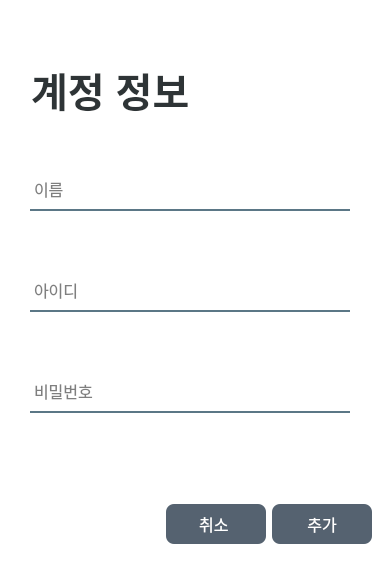
<?xml version="1.0" encoding="UTF-8"?>
<ui version="4.0">
 <class>Dialog</class>
 <widget class="QDialog" name="Dialog">
  <property name="geometry">
   <rect>
    <x>0</x>
    <y>0</y>
    <width>392</width>
    <height>569</height>
   </rect>
  </property>
  <property name="windowTitle">
   <string>Dialog</string>
  </property>
  <layout class="QHBoxLayout" name="horizontalLayout">
   <property name="spacing">
    <number>0</number>
   </property>
   <property name="leftMargin">
    <number>0</number>
   </property>
   <property name="topMargin">
    <number>0</number>
   </property>
   <property name="rightMargin">
    <number>0</number>
   </property>
   <property name="bottomMargin">
    <number>0</number>
   </property>
   <item>
    <widget class="QFrame" name="centralwidget">
     <property name="styleSheet">
      <string notr="true">QFrame {
	border: none;
}</string>
     </property>
     <property name="frameShape">
      <enum>QFrame::StyledPanel</enum>
     </property>
     <property name="frameShadow">
      <enum>QFrame::Raised</enum>
     </property>
     <layout class="QHBoxLayout" name="horizontalLayout_5">
      <property name="spacing">
       <number>0</number>
      </property>
      <property name="leftMargin">
       <number>0</number>
      </property>
      <property name="topMargin">
       <number>0</number>
      </property>
      <property name="rightMargin">
       <number>0</number>
      </property>
      <property name="bottomMargin">
       <number>0</number>
      </property>
      <item>
       <widget class="QFrame" name="main_content">
        <property name="styleSheet">
         <string notr="true">QFrame {
	border: none;
}</string>
        </property>
        <property name="frameShape">
         <enum>QFrame::StyledPanel</enum>
        </property>
        <property name="frameShadow">
         <enum>QFrame::Raised</enum>
        </property>
        <layout class="QHBoxLayout" name="horizontalLayout_2">
         <property name="spacing">
          <number>0</number>
         </property>
         <property name="leftMargin">
          <number>0</number>
         </property>
         <property name="topMargin">
          <number>0</number>
         </property>
         <property name="rightMargin">
          <number>0</number>
         </property>
         <property name="bottomMargin">
          <number>0</number>
         </property>
         <item>
          <widget class="QFrame" name="main_account">
           <property name="maximumSize">
            <size>
             <width>500</width>
             <height>16777215</height>
            </size>
           </property>
           <property name="styleSheet">
            <string notr="true">background-color: rgb(255, 255, 255);</string>
           </property>
           <property name="frameShape">
            <enum>QFrame::StyledPanel</enum>
           </property>
           <property name="frameShadow">
            <enum>QFrame::Raised</enum>
           </property>
           <layout class="QVBoxLayout" name="verticalLayout_4">
            <property name="spacing">
             <number>0</number>
            </property>
            <property name="leftMargin">
             <number>0</number>
            </property>
            <property name="topMargin">
             <number>0</number>
            </property>
            <property name="rightMargin">
             <number>0</number>
            </property>
            <property name="bottomMargin">
             <number>0</number>
            </property>
            <item>
             <widget class="QFrame" name="account_info_div">
              <property name="styleSheet">
               <string notr="true"/>
              </property>
              <property name="frameShape">
               <enum>QFrame::StyledPanel</enum>
              </property>
              <property name="frameShadow">
               <enum>QFrame::Raised</enum>
              </property>
              <layout class="QVBoxLayout" name="verticalLayout_5">
               <property name="spacing">
                <number>0</number>
               </property>
               <property name="leftMargin">
                <number>0</number>
               </property>
               <property name="topMargin">
                <number>0</number>
               </property>
               <property name="rightMargin">
                <number>0</number>
               </property>
               <property name="bottomMargin">
                <number>0</number>
               </property>
               <item>
                <widget class="QLabel" name="account_info">
                 <property name="minimumSize">
                  <size>
                   <width>0</width>
                   <height>130</height>
                  </size>
                 </property>
                 <property name="font">
                  <font>
                   <pointsize>30</pointsize>
                   <weight>75</weight>
                   <bold>true</bold>
                  </font>
                 </property>
                 <property name="styleSheet">
                  <string notr="true">color: rgb(46, 52, 54);
padding-left: 20px;</string>
                 </property>
                 <property name="text">
                  <string>계정 정보</string>
                 </property>
                 <property name="alignment">
                  <set>Qt::AlignBottom|Qt::AlignLeading|Qt::AlignLeft</set>
                 </property>
                </widget>
               </item>
              </layout>
             </widget>
            </item>
            <item alignment="Qt::AlignVCenter">
             <widget class="QFrame" name="account_line">
              <property name="minimumSize">
               <size>
                <width>0</width>
                <height>350</height>
               </size>
              </property>
              <property name="maximumSize">
               <size>
                <width>16777215</width>
                <height>700</height>
               </size>
              </property>
              <property name="font">
               <font>
                <pointsize>12</pointsize>
               </font>
              </property>
              <property name="styleSheet">
               <string notr="true">QLineEdit{
	margin-left: 30px;
	margin-bottom: 20px;
}
</string>
              </property>
              <property name="frameShape">
               <enum>QFrame::StyledPanel</enum>
              </property>
              <property name="frameShadow">
               <enum>QFrame::Raised</enum>
              </property>
              <layout class="QVBoxLayout" name="verticalLayout_6">
               <property name="spacing">
                <number>0</number>
               </property>
               <property name="leftMargin">
                <number>0</number>
               </property>
               <property name="topMargin">
                <number>0</number>
               </property>
               <property name="rightMargin">
                <number>0</number>
               </property>
               <property name="bottomMargin">
                <number>0</number>
               </property>
               <item>
                <widget class="QLineEdit" name="account_name">
                 <property name="maximumSize">
                  <size>
                   <width>350</width>
                   <height>16777215</height>
                  </size>
                 </property>
                 <property name="font">
                  <font>
                   <pointsize>12</pointsize>
                   <weight>50</weight>
                   <bold>false</bold>
                  </font>
                 </property>
                 <property name="styleSheet">
                  <string notr="true">background-color: rgba(0, 0, 0, 0);
color: rgb(0, 0, 0);
border: 2px solid rgba(0, 0, 0, 0);
border-bottom-color: rgba(46, 82, 101, 200);
padding-bottom: 10px;</string>
                 </property>
                 <property name="text">
                  <string/>
                 </property>
                 <property name="echoMode">
                  <enum>QLineEdit::Normal</enum>
                 </property>
                 <property name="placeholderText">
                  <string>이름</string>
                 </property>
                </widget>
               </item>
               <item>
                <widget class="QLineEdit" name="account_id">
                 <property name="maximumSize">
                  <size>
                   <width>350</width>
                   <height>16777215</height>
                  </size>
                 </property>
                 <property name="font">
                  <font>
                   <pointsize>12</pointsize>
                  </font>
                 </property>
                 <property name="styleSheet">
                  <string notr="true">background-color: rgba(0, 0, 0, 0);
color: rgb(0, 0, 0);
border: 2px solid rgba(0, 0, 0, 0);
border-bottom-color: rgba(46, 82, 101, 200);
padding-bottom: 10px;</string>
                 </property>
                 <property name="text">
                  <string/>
                 </property>
                 <property name="echoMode">
                  <enum>QLineEdit::Normal</enum>
                 </property>
                 <property name="placeholderText">
                  <string>아이디</string>
                 </property>
                </widget>
               </item>
               <item>
                <widget class="QLineEdit" name="account_password">
                 <property name="maximumSize">
                  <size>
                   <width>350</width>
                   <height>16777215</height>
                  </size>
                 </property>
                 <property name="font">
                  <font>
                   <pointsize>12</pointsize>
                  </font>
                 </property>
                 <property name="styleSheet">
                  <string notr="true">background-color: rgba(0, 0, 0, 0);
color: rgb(0, 0, 0);
border: 2px solid rgba(0, 0, 0, 0);
border-bottom-color: rgba(46, 82, 101, 200);
padding-bottom: 10px;</string>
                 </property>
                 <property name="text">
                  <string/>
                 </property>
                 <property name="frame">
                  <bool>true</bool>
                 </property>
                 <property name="echoMode">
                  <enum>QLineEdit::PasswordEchoOnEdit</enum>
                 </property>
                 <property name="placeholderText">
                  <string>비밀번호</string>
                 </property>
                </widget>
               </item>
              </layout>
             </widget>
            </item>
            <item>
             <widget class="QFrame" name="bottom_btns">
              <property name="maximumSize">
               <size>
                <width>16777215</width>
                <height>200</height>
               </size>
              </property>
              <property name="styleSheet">
               <string notr="true">QFrame {
	padding-right: 20px;
}
QPushButton {
	background-color: rgba(85, 98, 112, 255);
	color: rgb(255, 255, 255);
	border-radius: 8px;
}</string>
              </property>
              <property name="frameShape">
               <enum>QFrame::StyledPanel</enum>
              </property>
              <property name="frameShadow">
               <enum>QFrame::Raised</enum>
              </property>
              <layout class="QHBoxLayout" name="horizontalLayout_4">
               <property name="leftMargin">
                <number>0</number>
               </property>
               <property name="topMargin">
                <number>0</number>
               </property>
               <property name="rightMargin">
                <number>0</number>
               </property>
               <property name="bottomMargin">
                <number>0</number>
               </property>
               <item>
                <spacer name="horizontalSpacer">
                 <property name="orientation">
                  <enum>Qt::Horizontal</enum>
                 </property>
                 <property name="sizeHint" stdset="0">
                  <size>
                   <width>40</width>
                   <height>20</height>
                  </size>
                 </property>
                </spacer>
               </item>
               <item>
                <widget class="QPushButton" name="cancel_btn">
                 <property name="minimumSize">
                  <size>
                   <width>100</width>
                   <height>40</height>
                  </size>
                 </property>
                 <property name="maximumSize">
                  <size>
                   <width>150</width>
                   <height>16777215</height>
                  </size>
                 </property>
                 <property name="font">
                  <font>
                   <pointsize>12</pointsize>
                  </font>
                 </property>
                 <property name="styleSheet">
                  <string notr="true">QPushButton:hover {
	background-color: rgb(52, 101, 164);
}
QPushButton:pressed {	
	background-color: rgb(52, 101, 164);
}</string>
                 </property>
                 <property name="text">
                  <string>취소 </string>
                 </property>
                </widget>
               </item>
               <item>
                <widget class="QPushButton" name="confirm_btn">
                 <property name="minimumSize">
                  <size>
                   <width>100</width>
                   <height>40</height>
                  </size>
                 </property>
                 <property name="maximumSize">
                  <size>
                   <width>150</width>
                   <height>16777215</height>
                  </size>
                 </property>
                 <property name="font">
                  <font>
                   <pointsize>12</pointsize>
                  </font>
                 </property>
                 <property name="styleSheet">
                  <string notr="true">QPushButton:hover {
	background-color: rgb(52, 101, 164);
}
QPushButton:pressed {	
	background-color: rgb(52, 101, 164);
}</string>
                 </property>
                 <property name="text">
                  <string>추가</string>
                 </property>
                </widget>
               </item>
              </layout>
             </widget>
            </item>
           </layout>
          </widget>
         </item>
        </layout>
       </widget>
      </item>
     </layout>
    </widget>
   </item>
  </layout>
 </widget>
 <resources/>
 <connections/>
</ui>
